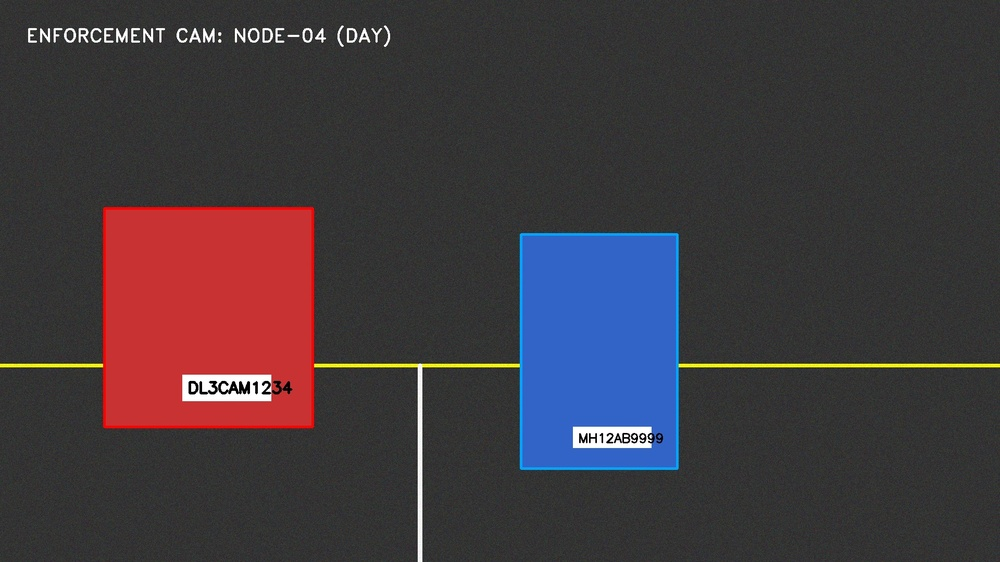
#> input picture test_traffic_scene.jpg, 1000 x 562 px, shrunk from 1920 x 1080 before the run
$ python -i geometry_rules.py   (imports and definitions only)
#> lines starting #> are read from the running program, lines starting #| are printed output that depends on the picture; after the words box and inside, x2 and y2 are one past the last pixel; in counts of white or black regions, pixels touching at a corner belong together
#> further down, picture is the input picture: shape (562, 1000, 3); mean B, G, R 62, 56.8, 65.2
"""Geometry-based traffic rule analysis (stop lines, lanes, signals)."""

from __future__ import annotations

import cv2
import numpy as np


class GeometryAnalyzer:
    def __init__(self):
        self.stop_lines: list[int] = []
        self.lane_center_x: int | None = None
        self.red_light_active = False
        self.no_parking_zones: list[tuple[int, int, int, int]] = []

    def analyze_scene(self, image: np.ndarray) -> None:
        h, w = image.shape[:2]
#> h = 562; w = 1000
        gray = cv2.cvtColor(image, cv2.COLOR_BGR2GRAY)
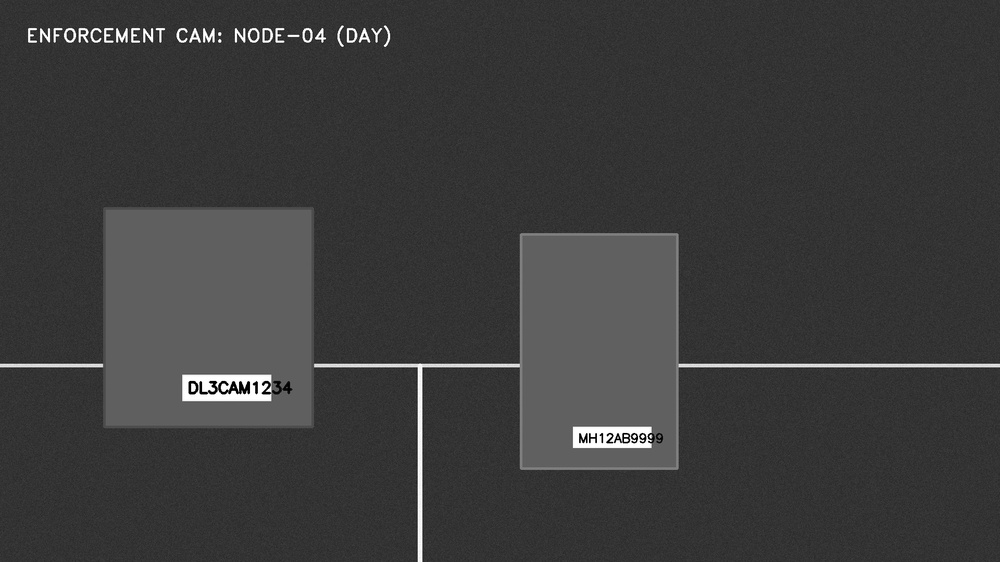
#> gray: shape (562, 1000); min 0, max 255, mean 59.8
        edges = cv2.Canny(gray, 50, 150)
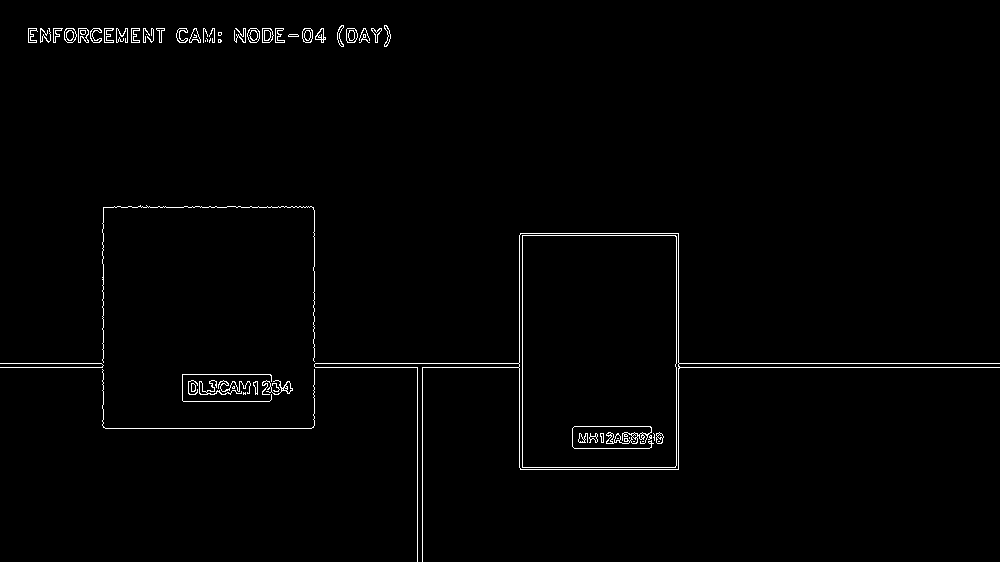
#> edges: shape (562, 1000); 1.2% white in thin lines or dots
        lines = cv2.HoughLinesP(edges, 1, np.pi / 180, threshold=80, minLineLength=w // 6, maxLineGap=20)
#> lines = 26 rows, first 6: [676, 367, 999, 367], [676, 363, 999, 363], [676, 469, 676, 233], [522, 469, 522, 233], [678, 469, 678, 233], [519, 467, 519, 235]

        self.stop_lines = []
        if lines is not None:
            for line in lines:
                x1, y1, x2, y2 = line[0]
                if abs(y2 - y1) < 15 and abs(x2 - x1) > w // 5:
                    y_avg = (y1 + y2) // 2
                    if h * 0.45 < y_avg < h * 0.92:
                        self.stop_lines.append(y_avg)
#> this loop made 26 passes
#> (x1, y1, x2, y2, y_avg) on passes 1, 2, 8, 10, 13, 14, 15, 16, 17, 18, 19, 20: (676, 367, 999, 367, 367), (676, 363, 999, 363, 363), (105, 428, 311, 428, 428), (28, 28, 388, 28, 28), (28, 42, 388, 42, 42), (28, 30, 389, 30, 30), (28, 40, 389, 40, 40), (104, 207, 313, 207, 207), (28, 39, 277, 39, 39), (28, 34, 390, 34, 34), (28, 31, 277, 31, 31), (28, 36, 390, 36, 36)
#> (x1, y1, x2, y2) on passes 3, 4, 5, 6, 7, 9: (676, 469, 676, 233), (522, 469, 522, 233), (678, 469, 678, 233), (519, 467, 519, 235), (417, 561, 417, 363), (422, 561, 422, 363)
#> after the loop, self.stop_lines = [367, 363, 428]

        self.stop_lines = sorted(set(self.stop_lines))
#> self.stop_lines = [363, 367, 428]

        hsv = cv2.cvtColor(image, cv2.COLOR_BGR2HSV)
#> hsv: shape (562, 1000, 3); mean H, S, V 59.9, 37.9, 75.8
        upper = image[: int(h * 0.35)]
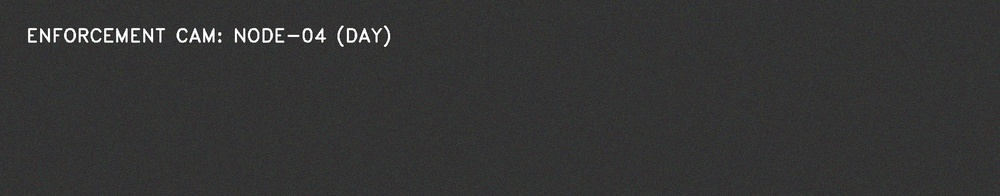
#> upper: shape (196, 1000, 3); mean B, G, R 52.4, 52.6, 52.5
        red1 = cv2.inRange(hsv[: upper.shape[0]], np.array([0, 100, 80]), np.array([10, 255, 255]))
#> red1: shape (196, 1000); every value is 0
        red2 = cv2.inRange(hsv[: upper.shape[0]], np.array([160, 100, 80]), np.array([180, 255, 255]))
        red_mask = cv2.bitwise_or(red1, red2)
        red_ratio = cv2.countNonZero(red_mask) / max(red_mask.size, 1)
#> red_ratio = 0
        self.red_light_active = red_ratio > 0.002
#> self.red_light_active = False

        yellow = cv2.inRange(hsv, np.array([15, 80, 80]), np.array([35, 255, 255]))
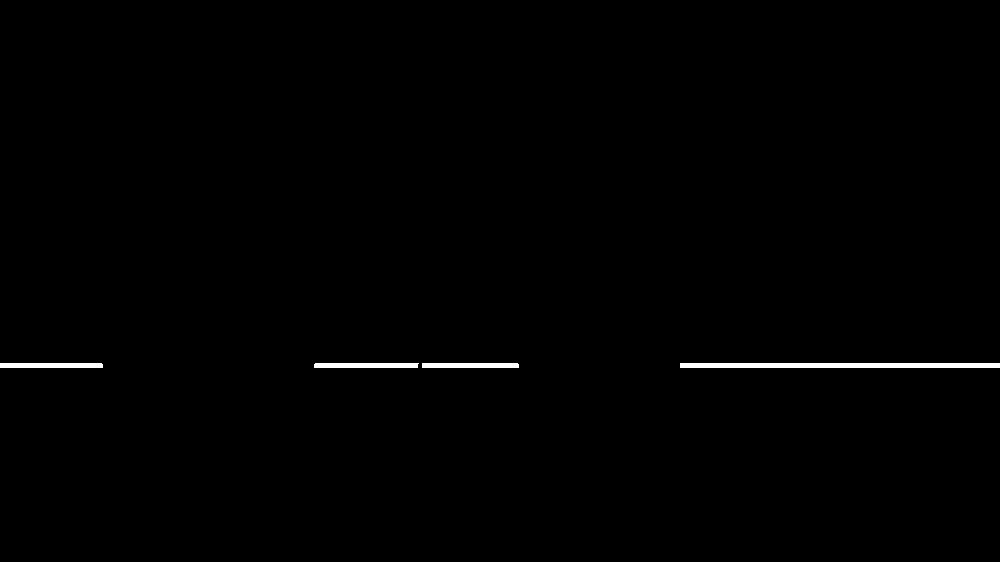
#> yellow: shape (562, 1000); 0.55% white; 4 white regions, box (x1, y1, x2, y2) and area: (680, 363, 1000, 368) 1600, (314, 363, 419, 368) 520, (0, 363, 103, 368) 514, (422, 363, 519, 368) 484
        lane_mask = cv2.morphologyEx(yellow, cv2.MORPH_CLOSE, np.ones((5, 5), np.uint8))
#> lane_mask: shape (562, 1000); 0.56% white; 3 white regions, box (x1, y1, x2, y2) and area: (680, 363, 1000, 368) 1600, (314, 363, 519, 368) 1023, (0, 363, 103, 368) 514
        lane_cols = np.where(lane_mask.sum(axis=0) > h * 0.05)[0]
#> lane_cols = 628 values from 0 to 999
        self.lane_center_x = int(np.median(lane_cols)) if len(lane_cols) > 0 else w // 2
#> self.lane_center_x = 685

        roadside_w = int(w * 0.18)
#> roadside_w = 180
        self.no_parking_zones = [
            (0, int(h * 0.55), roadside_w, h),
            (w - roadside_w, int(h * 0.55), w, h),
        ]

    def crosses_stop_line(self, bbox: list[int]) -> bool:
        if not self.stop_lines:
            return False
        _, _, _, y2 = bbox
        nearest = min(self.stop_lines, key=lambda y: abs(y - y2))
        return y2 > nearest - 8

    def is_wrong_side(self, bbox: list[int], vehicle_class: str) -> bool:
        if self.lane_center_x is None:
            return False
        cx = (bbox[0] + bbox[2]) // 2
        if vehicle_class in ("car", "bus", "truck"):
            return cx < self.lane_center_x - 30
        return False

    def is_red_light_violation(self, bbox: list[int]) -> bool:
        if not self.red_light_active:
            return False
        _, y1, _, y2 = bbox
        h_est = bbox[3] - bbox[1] if len(bbox) == 4 else 0
        return y2 > h_est * 3

    def is_illegal_parking(self, bbox: list[int]) -> bool:
        cx, cy = (bbox[0] + bbox[2]) // 2, (bbox[1] + bbox[3]) // 2
        for x1, y1, x2, y2 in self.no_parking_zones:
            if x1 <= cx <= x2 and y1 <= cy <= y2:
                return True
        return False

>>> import cv2
>>> picture = cv2.imread('../test_traffic_scene.jpg')
>>> result = GeometryAnalyzer().analyze_scene(picture)
